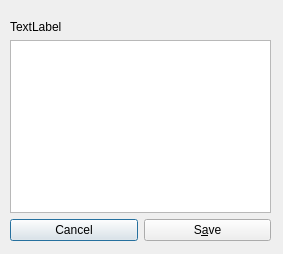
<?xml version="1.0" encoding="UTF-8"?>
<ui version="4.0">
 <class>Dialog1</class>
 <widget class="QDialog" name="Dialog1">
  <property name="geometry">
   <rect>
    <x>0</x>
    <y>0</y>
    <width>283</width>
    <height>254</height>
   </rect>
  </property>
  <property name="windowTitle">
   <string>Dialog</string>
  </property>
  <widget class="QWidget" name="verticalLayoutWidget">
   <property name="geometry">
    <rect>
     <x>10</x>
     <y>20</y>
     <width>261</width>
     <height>221</height>
    </rect>
   </property>
   <layout class="QVBoxLayout" name="verticalLayout">
    <item>
     <widget class="QLabel" name="label">
      <property name="text">
       <string>TextLabel</string>
      </property>
     </widget>
    </item>
    <item>
     <widget class="QPlainTextEdit" name="plainTextEdit"/>
    </item>
    <item>
     <layout class="QHBoxLayout" name="horizontalLayout">
      <item>
       <widget class="QPushButton" name="pushButton_2">
        <property name="text">
         <string>Cancel</string>
        </property>
       </widget>
      </item>
      <item>
       <widget class="QPushButton" name="pushButton">
        <property name="text">
         <string>S&amp;ave</string>
        </property>
       </widget>
      </item>
     </layout>
    </item>
   </layout>
  </widget>
 </widget>
 <resources/>
 <connections/>
</ui>
